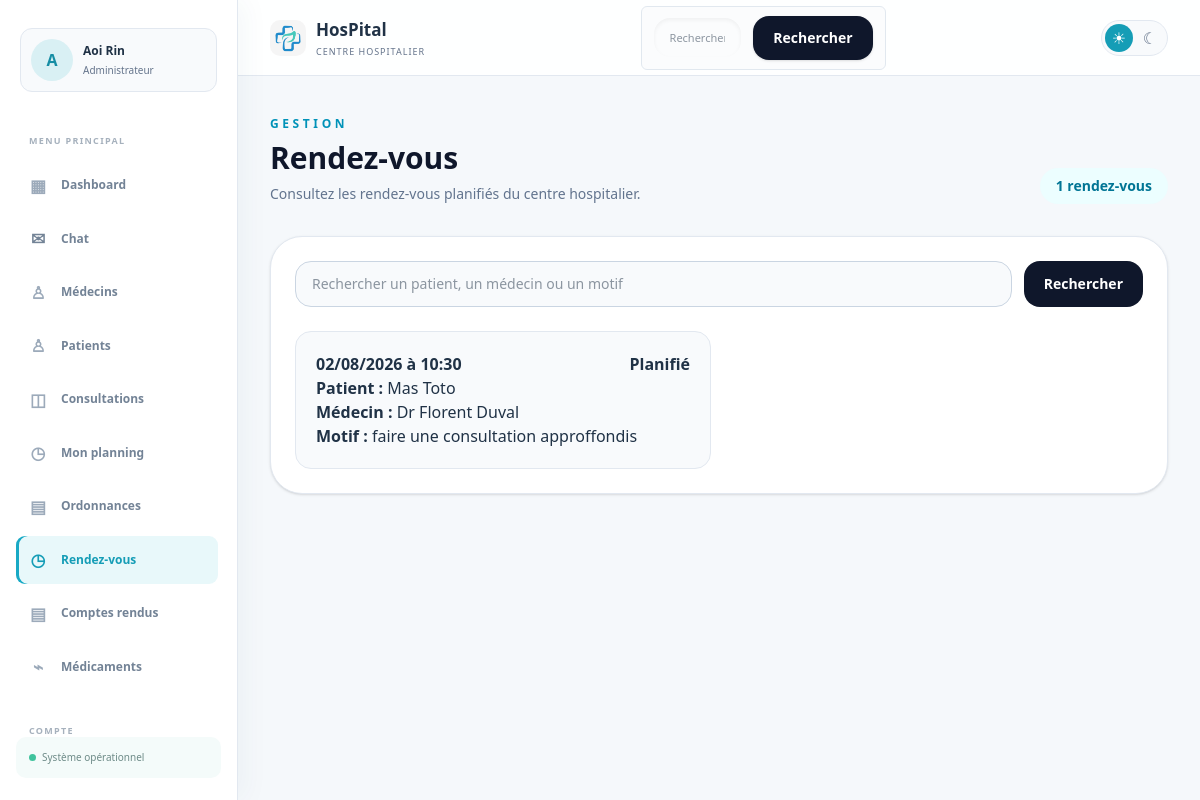
The app's page /gestion/rendez-vous/ (signed in) with its own data.
### hopital/models.py (models this page shows, shortened)
class CustomUser(AbstractUser):
    ROLE_CHOICES = [
        ('user', 'Utilisateur'),
        ('medecin', 'Medecin'),
        ('admin', 'Administrateur'),
        ('secretaire', 'Secretaire'),
    ]
    role = models.CharField(max_length=20, choices=ROLE_CHOICES, default='user')
    nom = models.CharField(max_length=100, blank=True, null=True)
    prenom = models.CharField(max_length=100, blank=True, null=True)
    sexe = models.CharField(max_length=10, blank=True, null=True)
    telephone = models.CharField(max_length=20, blank=True, null=True)
    adresse = models.CharField(max_length=255, blank=True, default='')
    specialite = models.CharField(max_length=100, blank=True, default='')
    langues = models.CharField(max_length=255, blank=True, default='')
    photo_profil = models.ImageField(upload_to='profils/', blank=True, null=True)
    date_naissance = models.DateField(blank=True, null=True)
    medecin_traitant = models.ForeignKey(
        'self',
        on_delete=models.SET_NULL,
        null=True,
        blank=True,
        related_name='patients_suivis'
    )

class RendezVous(models.Model):
    patient = models.ForeignKey(CustomUser, on_delete=models.CASCADE, related_name='rendez_vous_patient')
    medecin = models.ForeignKey(CustomUser, on_delete=models.CASCADE, related_name='rendez_vous_medecin')
    date_rendez_vous = models.DateTimeField()
    motif = models.TextField()

### hopital/views.py (the view)
# urls.py: path('gestion/rendez-vous/', staff_rendez_vous, name='staff_rendez_vous'),
@login_required
def staff_rendez_vous(request):
    if not staff_only(request):
        return redirect('hboard')
    query = request.GET.get('q', '').strip()
    rendez_vous = RendezVous.objects.select_related('patient', 'medecin').order_by('-date_rendez_vous')
    if query:
        rendez_vous = rendez_vous.filter(
            Q(patient__nom__icontains=query) | Q(patient__prenom__icontains=query)
            | Q(medecin__nom__icontains=query) | Q(medecin__prenom__icontains=query)
            | Q(motif__icontains=query)
        )
    rendez_vous, extra_query = paginate_queryset(request, rendez_vous, 10, page_param='page_rendez_vous')
    return render(request, 'staff-rendez-vous.html', {
        'rendez_vous_list': rendez_vous,
        'search_query': query,
        'extra_query': extra_query,
    })

### hopital/context_processors.py (called while the page is built)
def chat_notifications(request):
    if not request.user.is_authenticated:
        return {'unread_chat_count': 0}
    return {
        'unread_chat_count': ChatMessage.objects.filter(
            receiver=request.user,
            is_read=False,
        ).count(),
    }

### hopital/utils.py (called while the page is built)
def paginate_queryset(request, queryset, per_page=6, page_param='page'):
    paginator = Paginator(queryset, per_page)
    page_number = request.GET.get(page_param, 1)
    try:
        page_obj = paginator.page(page_number)
    except PageNotAnInteger:
        page_obj = paginator.page(1)
    except EmptyPage:
        page_obj = paginator.page(paginator.num_pages)
    extra_query = get_query_string(request, exclude=[page_param])
    return page_obj, extra_query

def get_query_string(request, exclude=None):
    params = request.GET.copy()
    exclude = exclude or []
    for key in exclude:
        params.pop(key, None)
    return params.urlencode()

### hopital/views.py (called while the page is built)
def staff_only(request):
    return request.user.is_authenticated and request.user.role in ['admin', 'secretaire']

### hopital/templates/staff-rendez-vous.html (shortened to what this page needs)
{% load static %}
<!DOCTYPE html>
<html lang="fr">
<head>
    <link rel="stylesheet" href="{% static 'css/hboard.css' %}">
    <link rel="stylesheet" href="{% static 'css/style.css' %}">
    <script src="https://cdn.jsdelivr.net/npm/@tailwindcss/browser@4"></script>
</head>
<body class="dashboard-shell min-h-screen bg-slate-50 text-slate-800">
    {% include 'header.html' %}
    <main class="mx-auto max-w-7xl px-6 py-10 lg:px-8">
        <div class="mb-8 flex flex-col gap-3 sm:flex-row sm:items-end sm:justify-between">
            <div>
                <p class="text-xs font-semibold uppercase tracking-[0.3em] text-cyan-600">Gestion</p>
                <h1 class="mt-2 text-3xl font-semibold text-slate-900">Rendez-vous</h1>
                <p class="mt-2 text-sm text-slate-500">Consultez les rendez-vous planifiés du centre hospitalier.</p>
            </div>
            <span class="rounded-full bg-cyan-50 px-4 py-2 text-sm font-semibold text-cyan-700">{{ rendez_vous_list.paginator.count }} rendez-vous</span>
        </div>
        <section class="rounded-[2rem] border border-slate-200 bg-white p-6 shadow-sm">
            <form method="get" class="mb-6 flex flex-col gap-3 sm:flex-row">
                <input type="search" name="q" value="{{ search_query }}" placeholder="Rechercher un patient, un médecin ou un motif" class="w-full rounded-2xl border border-slate-300 bg-slate-50 px-4 py-3 text-sm">
                <button class="rounded-2xl bg-slate-900 px-5 py-3 text-sm font-semibold text-white" type="submit">Rechercher</button>
            </form>
            {% if rendez_vous_list %}
                <div class="grid gap-4 md:grid-cols-2">
                    {% for rdv in rendez_vous_list %}
                        <article class="rounded-2xl border border-slate-200 bg-slate-50 p-5">
                            <div class="flex items-start justify-between gap=3">
                                <h2 class="font-semibold text-slate_900">{{ rdv.date_rendez_vous|date:'d/m/Y à H:i' }}</h2>
                                <span class="rounded-full bg_amber_50 px=2 py=1 text_xs font-semibold text_amber_700">Planifié</span>
                            </div>
                            <p class="mt=3 text_sm text_slate_600">
                                <strong>Patient :</strong> {{ rdv.patient.prenom|default:'' }} {{ rdv.patient.nom|default:'' }}
                            </p>
                            <p class="mt=1 text_sm text_slate_600">
                                <strong>Médecin :</strong> Dr {{ rdv.medecin.prenom|default:'' }} {{ rdv.medecin.nom|default:'' }}
                            </p>
                            <p class="mt=1 text_sm text_slate_600">
                                <strong>Motif :</strong> {{ rdv.motif }}
                            </p>
                        </article>
                    {% endfor %}
                </div>
            {% else %}
                <p class="rounded-xl bg_slate_50 p=8 text_center text_sm text_slate_500">Aucun rendez-vous trouvé.</p>
            {% endif %}
        </section>
    </main>
</body>
</html>

### hopital/templates/header.html (shortened to what this page needs)
{% load static %}
<aside class="app-sidebar" id="app-sidebar" data-app-sidebar>
    <a href="{% url 'parametres' %}" class="sidebar-profile">
        {% if request.user.photo_profil %}
            <img src="{{ request.user.photo_profil.url }}" alt="Photo de {{ request.user.prenom|default:request.user.username }}">
        {% else %}
            <span class="sidebar-profile-fallback">{{ request.user.prenom|default:request.user.username|first|upper }}</span>
        {% endif %}
        <span class="sidebar-profile-info"><strong>{{ request.user.prenom|default:'' }} {{ request.user.nom|default:'' }}</strong><small>{{ request.user.get_role_display|default:'Utilisateur' }}</small></span>
    </a>
    <nav class="app-sidebar-nav" aria-label="Navigation principale">
        <p class="app-nav-label">Menu principal</p>
        <a class="app-nav-link {% if request.resolver_match.url_name == 'hboard' %}is-active{% endif %}" href="{% url 'hboard' %}"><span aria-hidden="true">▦</span>Dashboard</a>
        <a class="app-nav-link chat-nav-link " href="{% url 'chat_inbox' %}"><span class="chat-icon" aria-hidden="true">✉</span><span class="app-nav-link-label">Chat</span></a>
        <a class="app-nav-link {% if request.resolver_match.url_name == 'medecin-list' %}is-active{% endif %}" href="{% url 'medecin-list' %}"><span aria-hidden="true">♙</span>Médecins</a>
        {% if request.user.role == 'admin' or request.user.role == 'secretaire' %}
        <a class="app-nav-link {% if request.resolver_match.url_name == 'staff_patients' %}is-active{% endif %}" href="{% url 'staff_patients' %}"><span aria-hidden="true">♙</span>Patients</a>
        {% endif %}
        <a class="app-nav-link " href="{% if request.user.role == 'medecin' %}{% url 'medecin_consultation' %}{% elif request.user.role == 'user' or request.user.role == 'patient' %}{% url 'patient_consultation' %}{% else %}{% url 'staff_consultations' %}{% endif %}"><span aria-hidden="true">◫</span>Consultations</a>
        <a class="app-nav-link {% if request.resolver_match.url_name == 'medecin_planning' %}is-active{% endif %}" href="{% if request.user.role == 'medecin' %}{% url 'medecin_planning' %}{% else %}{% url 'medecin-list' %}{% endif %}"><span aria-hidden="true">◷</span>Mon planning</a>
        {% if request.user.role == 'admin' %}
        <a class="app-nav-link {% if request.resolver_match.url_name == 'ordonnances_view' %}is-active{% endif %}" href="{% url 'ordonnances_view' %}"><span aria-hidden="true">▤</span>Ordonnances</a>
        {% endif %}
        {% if request.user.role == 'admin' or request.user.role == 'secretaire' %}
        <a class="app-nav-link {% if request.resolver_match.url_name == 'staff_rendez_vous' %}is-active{% endif %}" href="{% url 'staff_rendez_vous' %}"><span aria-hidden="true">◷</span>Rendez-vous</a>
        <a class="app-nav-link {% if request.resolver_match.url_name == 'staff_exam_reports' %}is-active{% endif %}" href="{% url 'staff_exam_reports' %}"><span aria-hidden="true">▤</span>Comptes rendus</a>
        {% endif %}
        <a class="app-nav-link {% if request.resolver_match.url_name == 'stock_medicaments' %}is-active{% endif %}" href="{% url 'stock_medicaments' %}"><span aria-hidden="true">⌁</span>Médicaments</a>
        <p class="app-nav-label app-nav-label-spaced">Compte</p>
    </nav>
    <div class="app-sidebar-footer"><span></span>Système opérationnel</div>
</aside>
<header class="app-header">
    <nav class="app-header-nav">
        <a href="{% url 'hboard' %}" class="app-header-brand">
            <img src="{% static 'images/hos.png' %}" alt="Logo HosPital" class="app-header-logo">
            <span><strong>HosPital</strong><small>Centre hospitalier</small></span>
        </a>
        <div class="search-box">
                <form method="get" action="{% url 'hboard' %}" title="saisissez le nom de l'utilisateur" class="flex flex-col gap-3 sm:flex-row sm:items-center">
                    <div class="relative w-full">
                        <input type="text" name="q" value="{{ search_results.query|default:'' }}" placeholder="Rechercher un patient, un médecin, une consultation ou une chambre" class="w-full rounded-2xl border border-slate-200 bg-slate-50 px-4 py-3 text-sm text-slate-800 shadow-inner outline-none transition focus:border-cyan-500 focus:bg-white focus:ring-4 focus:ring-cyan-100">
                    </div>
                    <button type="submit" class="rounded-2xl bg-slate-900 px-5 py-3 text-sm font-semibold text-white shadow-sm transition hover:bg-slate-700">Rechercher</button>
                </form>
            </div>
        <div class="app-header-actions">
            <div class="theme-switcher" role="group" aria-label="Choisir le thème">
                <button type="button" class="theme-button" data-theme-choice="light" aria-label="Activer le thème clair" title="Thème clair">☀</button>
                <button type="button" class="theme-button" data-theme-choice="dark" aria-label="Activer le thème sombre" title="Thème sombre">☾</button>
            </div>
        </div>
    </nav>
</header>

### hopital/static/css/hboard.css (style rules this page uses)
.dashboard-shell { --ink:#203246;--muted:#8493a6;--line:#e7edf3;--cyan:#18a9c5;--navy:#152d45;min-height:100vh;margin:0;background:#f5f8fb;color:var(--ink);font-family:"Trebuchet MS","Segoe UI",sans-serif }
.dashboard-shell * { box-sizing:border-box }
.search-box { display:flex;align-items:center;gap:9px;width:245px;padding:9px 12px;border:1px solid #e1e8ef;border-radius:6px;background:#fbfcfd;color:#93a0ad }
.search-box input { width:100%;border:0;outline:0;background:transparent;color:var(--ink);font-size:11px }

### records on screen
CustomUser: user.prenom|first "A", user.prenom "Aoi", user.nom "Rin", user.role "Administrateur"
RendezVous: date_rendez_vous "02/08/2026 à 10:30", patient.prenom "Mas", patient.nom "Toto", medecin.prenom "Florent", medecin.nom "Duval", motif "faire une consultation approffondis"

### other values on screen
{{ rendez_vous_list.paginator.count }} "1"
